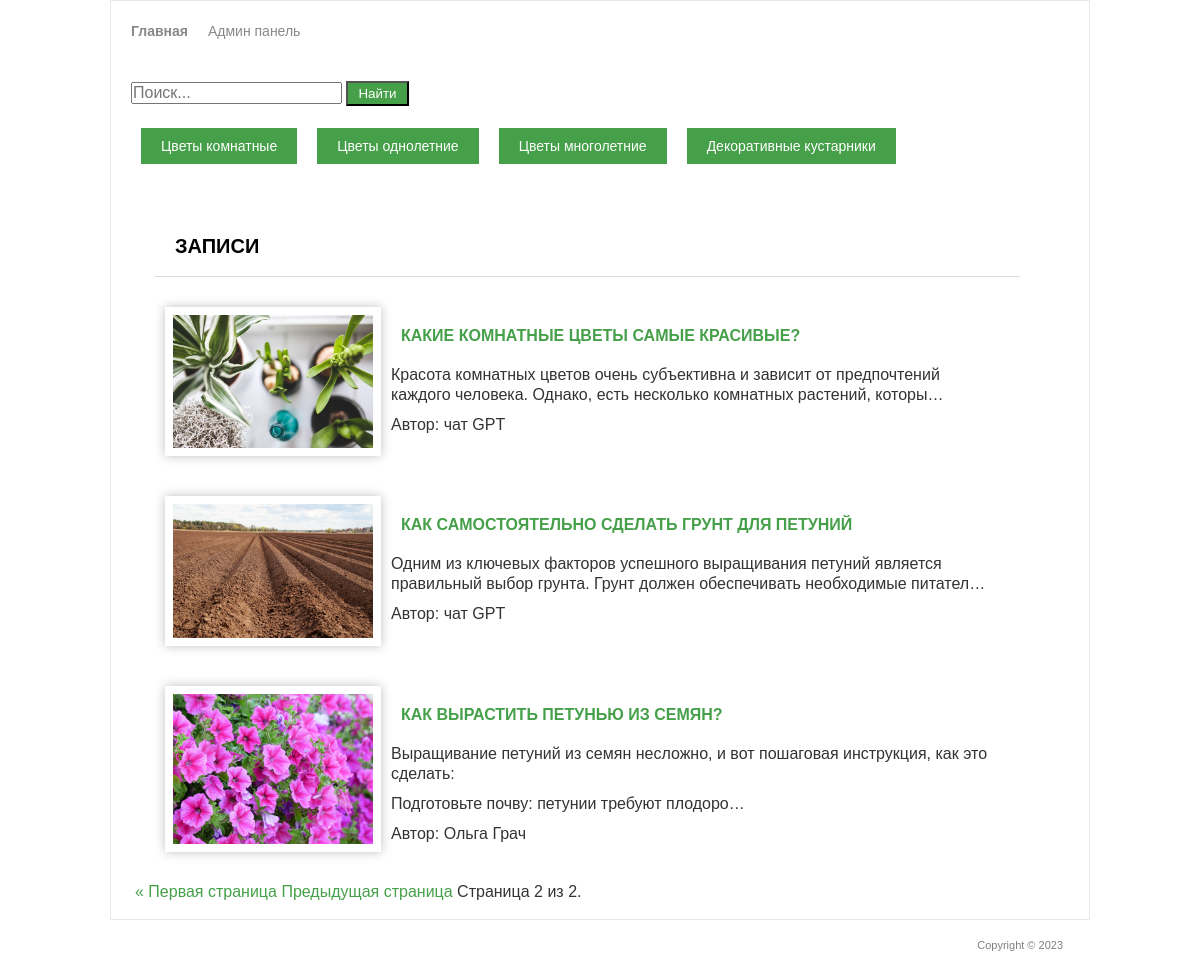
Screenshot of /?page=2 with the database file from the repository.
### blog/models.py (models this page shows, shortened)
class Post(models.Model):
    TOPIC_TYPES = [
        (1, 'Цветы комнатные'),
        (2, 'Цветы однолетние'),
        (3, 'Цветы многолетние'),
        (4, 'Декоративные кустарники'),
    ]
    title = models.CharField('Название статьи', max_length=150)
    text = models.TextField('Текст статьи')
    author = models.CharField('Автор', max_length=100)
    data = models.DateField('Дата публикации')
    img = models.ImageField('Изображение', upload_to='image/%Y')
    type = models.IntegerField(choices=TOPIC_TYPES)
    class Meta:
        verbose_name = 'Статья'
        verbose_name_plural = 'Статьи сайта'

### blog/views.py (the view)
# urls.py: path('', PostView.as_view()),
class PostView(View):
    def get(self, request):
        posts = Post.objects.order_by('-id')
        paginator = Paginator(posts, 3)
        page_number = request.GET.get('page')
        page_obj = paginator.get_page(page_number)
        return render(request, 'blog/articals.html', {'page_obj': page_obj})

### templates/blog/articals.html (shortened to what this page needs)
<!DOCTYPE>
{% load static %}
<html >
<head>
	<link rel="stylesheet" href="{% static 'css/style.css' %}" type="text/css" media="all" />
</head>
<body>
<div class="shell">
	<div class="border">
		<div id="navigation_adm">
			<ul>
			    <li><a href="/" class="active">Главная</a></li>
			    <li><a href="/admin">Админ панель</a></li>
			</ul>
		</div>
<form action="{% url 'search_results' %}" method="get">
  <input type="text" name="q" placeholder="Поиск..." value="{{ query }}">
  <button type="submit">Найти</button>
</form>
        <div id="navigation">
			<ul>
			    <li><a href="/filter/?type=1">Цветы комнатные</a></li>
			    <li><a href="/filter/?type=2">Цветы однолетние</a></li>
                <li><a href="/filter/?type=3">Цветы многолетние</a></li>
			    <li><a href="/filter/?type=4">Декоративные кустарники</a></li>
			</ul>
		</div>
		<div id="main">
			<div id="content" class="left">
				<div class="projects">
					<h3>Записи</h3>
                    {% for post in page_obj %}
					<div class="item">
						<div class="image left">
							<img src="{{ post.img.url }}" width="200px" alt="" />
						</div>
						<div class="text left">
                            <br>
							<h4><a href="/{{ post.id }}">{{ post.title }}</a></h4>
							<p>{{ post.text|safe|truncatechars:140 }}</p>
							<p>Автор: {{ post.author }}</p>
						</div>
					</div>
					{% endfor %}
				</div>
            <div class="pagination">
    <span class="step-links">
        {% if page_obj.has_previous %}
            <a href="?page=1">&laquo; Первая страница</a>
            <a href="?page={{ page_obj.previous_page_number }}">Предыдущая страница</a>
        {% endif %}
        <span class="current">
            Страница {{ page_obj.number }} из {{ page_obj.paginator.num_pages }}.
        </span>
    </span>
</div>
			</div>
		</div>
	</div>
	<div id="footer">
		<p class="copy right">Copyright &copy;  2023 </p>
	</div>
</div>
</body>
</html>

### static/css/style.css (style rules this page uses)
* { margin: 0; padding: 0; outline:0; }
body { font-size: 16px; line-height: 20px; font-family: Georgia, Arial, Helvetica, Sans-Serif; color: #333; background-image: url('../img/bg.jpg'); background-attachment: fixed; background-size: cover; background-repeat: no-repeat; background-position: center; }
.list, form { margin: 20px; }
a { color: #45a049; text-decoration: none; cursor:pointer; }
input, textarea, select { font-family: Arial, Helvetica, sans-serif; font-size:16px; }
.left, .alignleft { float: left; display: inline; }
.right, .alignright { float: right; display: inline; }
.shell { width: 980px; margin: 0 auto; }
.border { border: 1px solid #e8e8e8; background: #fff; position: relative; }
#main { width: 932px; padding: 0px 24px 17px 24px; }
#main h3, h2, h1 { font-size: 20px; line-height: 20px; color: #000; text-transform: uppercase; border-bottom: 1px solid #dbdbdb; padding: 20px; }
#content { width: 905px; }
.projects { padding: 10px 0 0 0; }
.projects h3 { margin: 20px; }
.projects .item { margin: 20px; }
.projects .text { width: 600px; }
.projects .text h4 { font-size: 16px; line-height: 18px; color: #333; text-transform: uppercase; padding: 10px; }
.projects .text p { padding: 0 0 10px; }
#footer { font-family: Arial, sans-serif; font-size: 11px; line-height: 14px; color: #7f7f7f; padding: 18px 27px 20px 38px; background: #ffffff; }
img { box-shadow: 0 0 10px rgba(0, 0, 0, 0.25); border: 4px solid #fff; padding: 4px; margin: 10px; }
#navigation_adm ul { list-style-type: none; margin: 0; padding: 20px; display: flex; }
#navigation_adm li { margin-right: 20px; }
#navigation_adm li:last-child { margin-right: 0; }
#navigation_adm a { color: #888; font-size: 14px; text-decoration: none; }
#navigation_adm a.active { font-weight: bold; }
#navigation ul { list-style-type: none; margin: 20px; padding: 10px; display: flex; }
#navigation li { margin-right: 20px; }
#navigation li:last-child { margin-right: 0; }
#navigation a { color: #888; font-size: 14px; text-decoration: none; }
#navigation a { margin-top: 20px; background-color: #45a049; color: white; border: none; padding: 10px 20px; cursor: pointer; transition: background-color 0.3s ease-in-out; }
form button[type="submit"] { background-color: #45a049; color: white; padding: 3px 10px; }

### rows the page displays
Post: img (picture), title "КАКИЕ КОМНАТНЫЕ ЦВЕТЫ САМЫЕ КРАСИВЫЕ?", text "Красота комнатных цветов очень субъективна и зависит от предпочтений каждого человека. Однако, есть несколько комнатных растений, которы…", author "чат GPT"
Post: img (picture), title "КАК САМОСТОЯТЕЛЬНО СДЕЛАТЬ ГРУНТ ДЛЯ ПЕТУНИЙ", text "Одним из ключевых факторов успешного выращивания петуний является правильный выбор грунта. Грунт должен обеспечивать необходимые питател…", author "чат GPT"
Post: img (picture), title "КАК ВЫРАСТИТЬ ПЕТУНЬЮ ИЗ СЕМЯН?", text "Выращивание петуний из семян несложно, и вот пошаговая инструкция, как это сделать: Подготовьте почву: петунии требуют плодоро…", author "Ольга Грач"

### other values shown
{{ page_obj.number }} "2"
{{ page_obj.paginator.num_pages }} "2"
